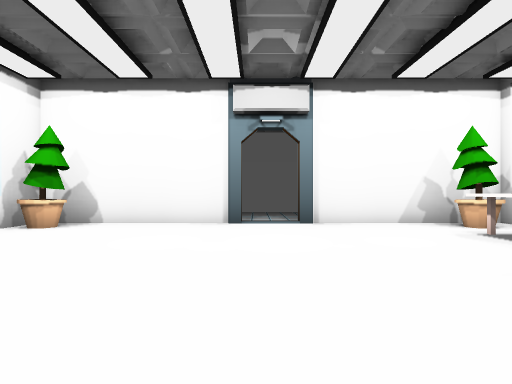
view 1 (above)

12 first-person views from a walk through a 3-D level made in the Godot game engine. The camera is 1.5 m above the floor, looks level and sees 80° across. The floor is counted in squares, 2 m on a side. Each view is taken from the middle of a square. On the plan, view 1 faces up. The plan holds only what a view shows up to about 10 squares ahead; the rest is blank. The place goes on beyond the plan. Some surface patterns are stand-ins.

view 2
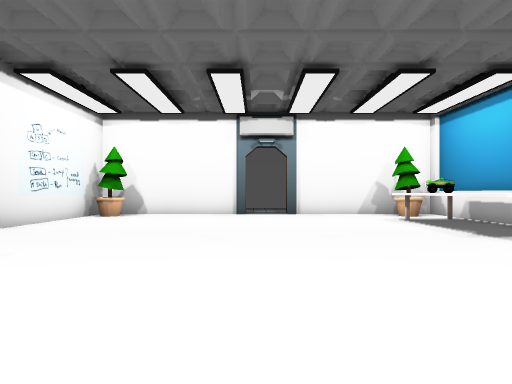

view 3
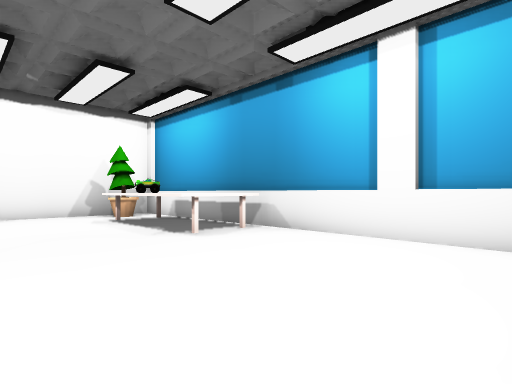

view 4
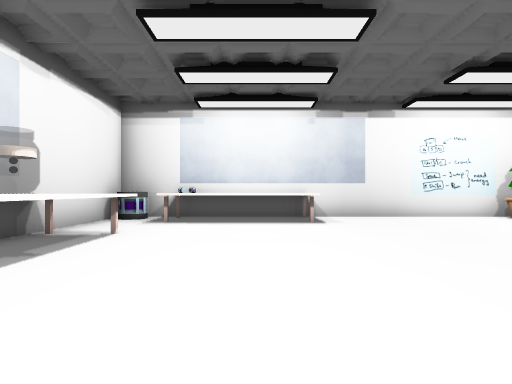

view 5
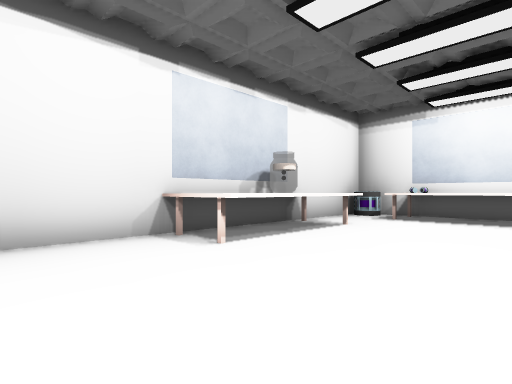

view 6
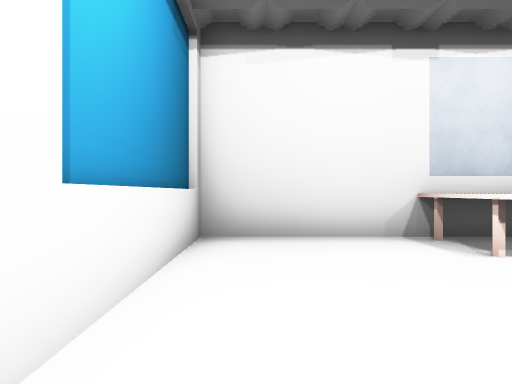

view 7
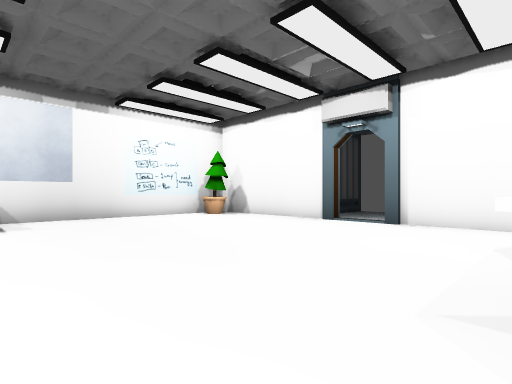

view 8
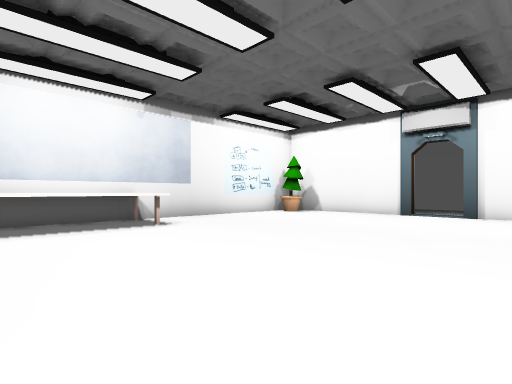

view 9
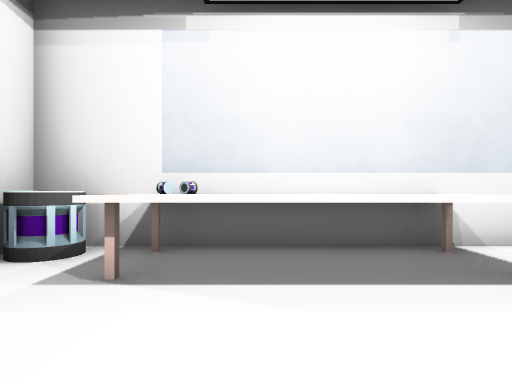

view 10
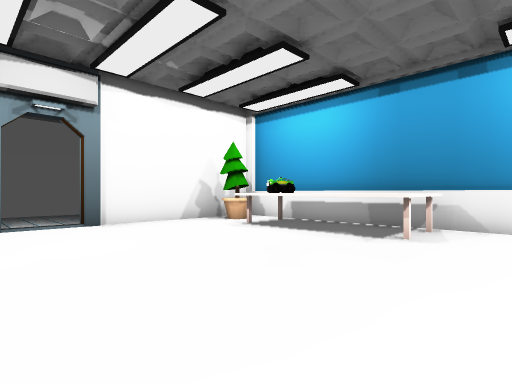

view 11
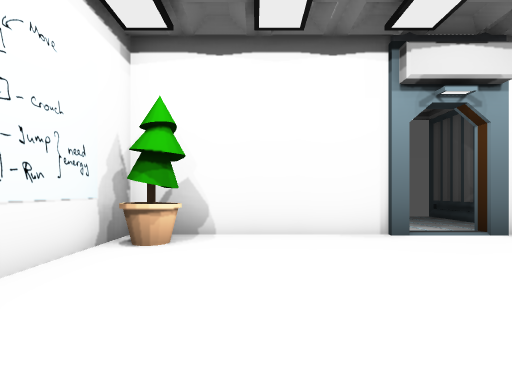

view 12
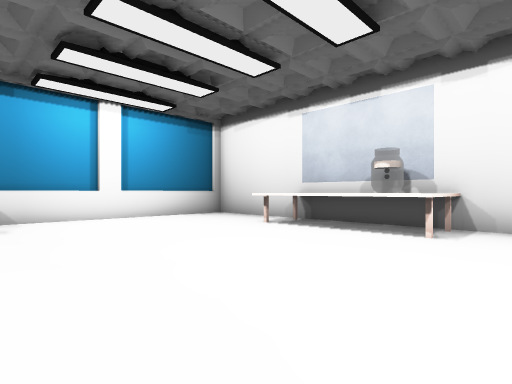

### Floor plan
Key: @ floor where view 1 was taken; # wall or solid block; . floor; ^ raised ledge; T tree; B barrel; O other object.
Columns run from 6 left of view 1 to 6 right of it. Each row starts with its distance up from view 1.
 12          #
 11       ...#
 10       ...#
  9      ....#
  8  #####..###
  7  TT.....#..T#
  6 ##.........T#
  5 #.........^O#
  4 #.........^ #
  3 #.........^^#
  2 #.........^^#
  1 #...........#
  0  ^^...@.....#
 -1  ^^.........#
 -2  ^^.........#
 -3  B^.........#
 -4  B...OO^^...#
 -5  ####^O^^####

Positions as (right, up) in squares from view 1, and headings:
1: (0, 0), facing up
2: (0, -3), facing up
3: (1, -3), facing up-right
4: (4, -1), facing left
5: (5, 0), facing down-left
6: (5, 0), facing down
7: (4, 0), facing up-left
8: (3, -3), facing up-left
9: (-1, -2), facing left
10: (-1, 0), facing up-right
11: (-3, 2), facing up
12: (-3, 2), facing down-right
